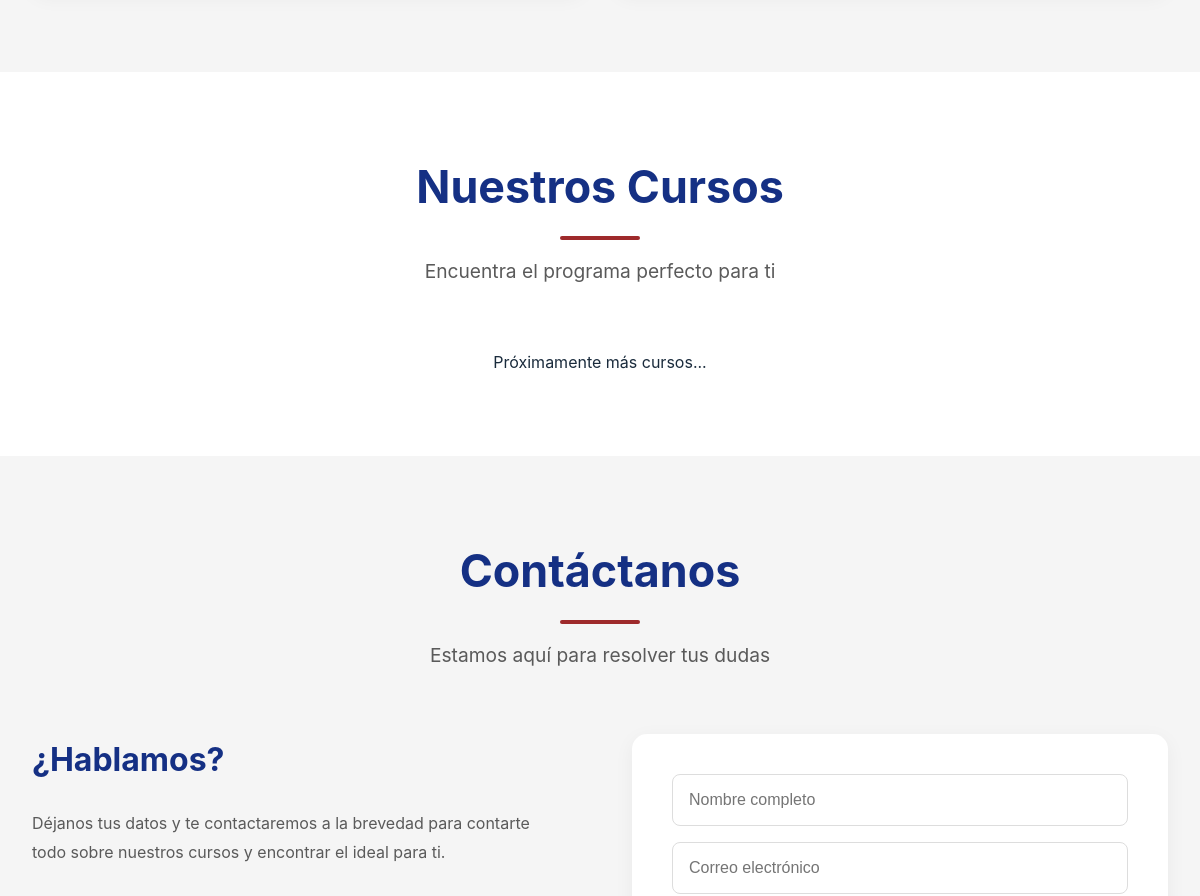
The app's page / (middle part), older data.
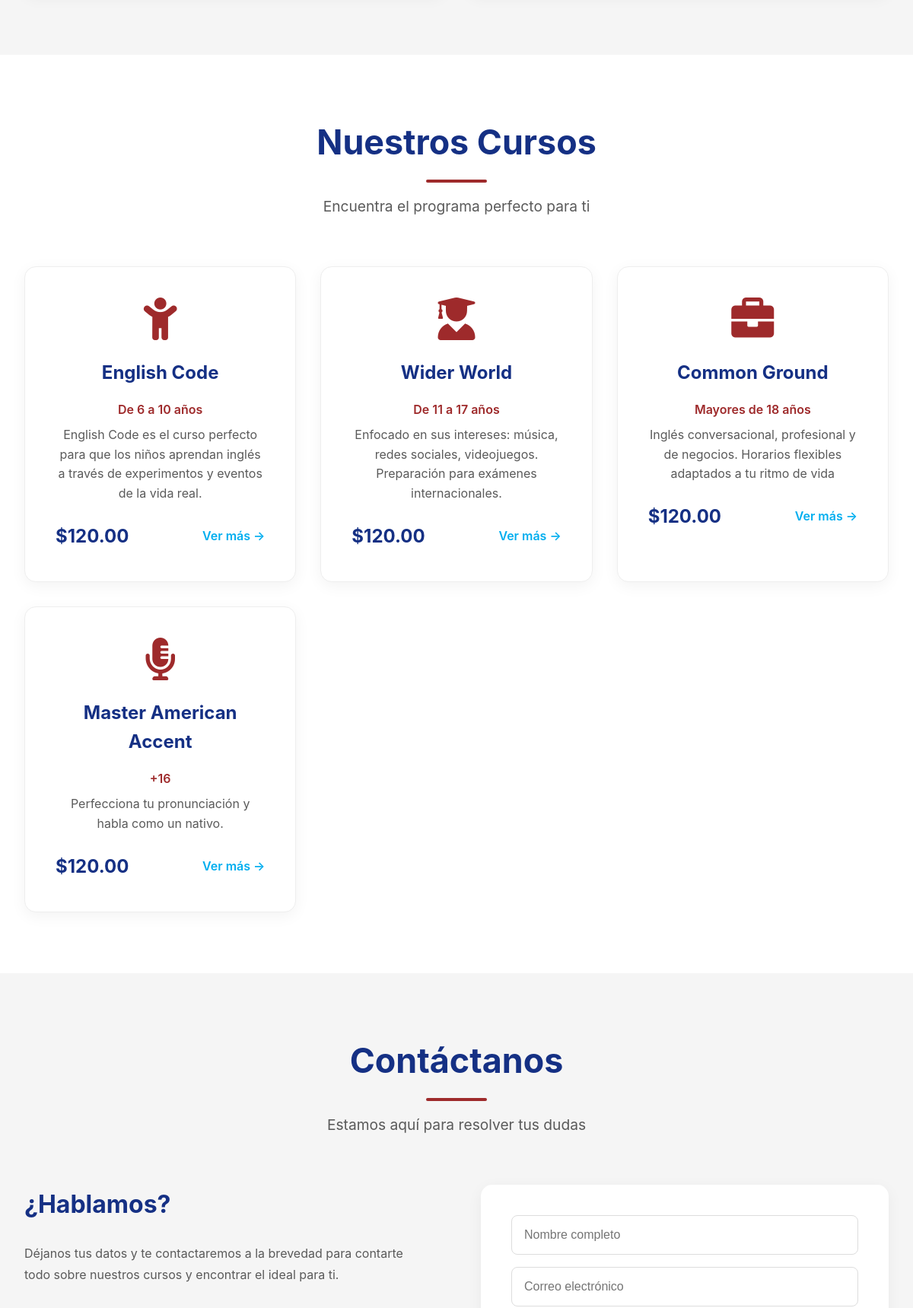
The same page, newer data.
### website/models.py (models this page shows, shortened)
class Curso(models.Model):
    nombre = models.CharField(max_length=200)
    edades = models.CharField(max_length=100)
    descripcion_corta = models.TextField(max_length=200)
    precio = models.DecimalField(max_digits=10, decimal_places=2)
    slug = models.SlugField(unique=True, blank=True)
    orden = models.IntegerField(default=0)
    activo = models.BooleanField(default=True)
    descripcion_larga = models.TextField(blank=True, help_text="Descripción detallada del curso")
    imagen_hero = models.ImageField(upload_to='cursos/', blank=True, null=True, help_text="Imagen para la sección hero")
    incluye = models.TextField(blank=True, help_text="Escribe cada item en una línea nueva")
    class Meta:
        ordering = ['orden', 'nombre']

### website/views.py (the view)
# urls.py: path('', HomePageView.as_view(), name = 'home'),
class HomePageView(TemplateView):
    template_name = 'index.html'
    def get_context_data(self, **kwargs):  # 👈 Este método está DENTRO de la clase
        context = super().get_context_data(**kwargs)
        context['cursos'] = Curso.objects.filter(activo=True).order_by('orden')
        return context

### templates/index.html (shortened to what this page needs)
{% extends 'base.html' %} // Esto siempre tiene que ir de primero.
{% load static %}
{% block content %}
<section class="values">
    <div class="container">
    </div>
</section>
<section id="cursos" class="cursos">
    <div class="container">
        <h2 class="section-title">Nuestros Cursos</h2>
        <p class="section-subtitle">Encuentra el programa perfecto para ti</p>
        <div class="cursos-grid">
            {% for curso in cursos %}
            <div class="curso-card">
                {% if curso.nombre == "English Code" %}
                    <i class="fas fa-child curso-icon"></i>
                {% elif curso.nombre == "Wider World" %}
                    <i class="fas fa-user-graduate curso-icon"></i>
                {% elif curso.nombre == "Common Ground" %}
                    <i class="fas fa-briefcase curso-icon"></i>
                {% elif curso.nombre == "Master American Accent" %}
                    <i class="fas fa-microphone-alt curso-icon"></i>
                {% elif curso.nombre == "Conversation Club" %}
                    <i class="fas fa-comments curso-icon"></i>
                {% else %}
                    <i class="fas fa-book curso-icon"></i>
                {% endif %}
                <h3>{{ curso.nombre }}</h3>
                <p style="font-weight: 600; color: var(--primary-red); margin-bottom: 0.5rem;">
                    {{ curso.edades }}
                </p>
                <p>{{ curso.descripcion_corta }}</p>
                <div style="display: flex; justify-content: space-between; align-items: center; margin-top: 1.5rem; width: 100%;">
                    <span style="font-size: 1.5rem; color: var(--primary-dark); font-weight: bold;">
                        ${{ curso.precio }}
                    </span>
                    <a href="{% url 'detalle_curso' curso.slug %}" class="curso-link">
                        Ver más →
                    </a>
                </div>
            </div>
            {% empty %}
            <p style="grid-column: 1/-1; text-align: center;">Próximamente más cursos...</p>
            {% endfor %}
        </div>
    </div>
</section>
<section id="contacto" class="contacto">
    <div class="container">
        <h2 class="section-title">Contáctanos</h2>
        <p class="section-subtitle">Estamos aquí para resolver tus dudas</p>
        <div class="contacto-container">
            <div class="contacto-info">
                <h3>¿Hablamos?</h3>
                <p>Déjanos tus datos y te contactaremos a la brevedad para contarte todo sobre nuestros cursos y encontrar el ideal para ti.</p>
            </div>
            <form class="contacto-form">
                <input type="text" placeholder="Nombre completo" required>
                <input type="email" placeholder="Correo electrónico" required>
            </form>
        </div>
    </div>
</section>
{% endblock %}

Row changes from the older to the newer data that the page shows:
added Curso: nombre "English Code", edades "De 6 a 10 años", descripcion_corta "English Code es el curso perfecto para que los niños aprendan inglés a través de experimentos y eventos de la vida real.", precio "120.00"
added Curso: nombre "Wider World", edades "De 11 a 17 años", descripcion_corta "Enfocado en sus intereses: música, redes sociales, videojuegos. Preparación para exámenes internacionales.", precio "120.00"
added Curso: nombre "Common Ground", edades "Mayores de 18 años", descripcion_corta "Inglés conversacional, profesional y de negocios. Horarios flexibles adaptados a tu ritmo de vida", precio "120.00"
added Curso: nombre "Master American Accent", edades "+16", descripcion_corta "Perfecciona tu pronunciación y habla como un nativo.", precio "120.00"
Text that changed along with them:
text no longer shown: "Próximamente más cursos..."
